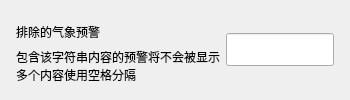
          <widget class="CardWidget" name="CardWidget_6">
           <property name="minimumSize">
            <size>
             <width>0</width>
             <height>70</height>
            </size>
           </property>
           <layout class="QHBoxLayout" name="horizontalLayout_16">
            <property name="leftMargin">
             <number>16</number>
            </property>
            <property name="topMargin">
             <number>16</number>
            </property>
            <property name="rightMargin">
             <number>16</number>
            </property>
            <property name="bottomMargin">
             <number>16</number>
            </property>
            <item>
             <layout class="QVBoxLayout" name="verticalLayout_20">
              <property name="spacing">
               <number>0</number>
              </property>
              <item>
               <widget class="StrongBodyLabel" name="StrongBodyLabel_14">
                <property name="text">
                 <string>排除的气象预警</string>
                </property>
                <property name="wordWrap">
                 <bool>true</bool>
                </property>
               </widget>
              </item>
              <item>
               <widget class="CaptionLabel" name="CaptionLabel_15">
                <property name="text">
                 <string>包含该字符串内容的预警将不会被显示
多个内容使用空格分隔</string>
                </property>
                <property name="wordWrap">
                 <bool>true</bool>
                </property>
                <property name="lightColor" stdset="0">
                 <color alpha="150">
                  <red>0</red>
                  <green>0</green>
                  <blue>0</blue>
                 </color>
                </property>
                <property name="darkColor" stdset="0">
                 <color alpha="200">
                  <red>255</red>
                  <green>255</green>
                  <blue>255</blue>
                 </color>
                </property>
               </widget>
              </item>
             </layout>
            </item>
            <item>
             <widget class="LineEdit" name="alert_exclude">
              <property name="sizePolicy">
               <sizepolicy hsizetype="MinimumExpanding" vsizetype="Fixed">
                <horstretch>0</horstretch>
                <verstretch>0</verstretch>
               </sizepolicy>
              </property>
              <property name="maximumSize">
               <size>
                <width>275</width>
                <height>33</height>
               </size>
              </property>
              <property name="text">
               <string/>
              </property>
              <property name="frame">
               <bool>true</bool>
              </property>
             </widget>
            </item>
           </layout>
          </widget>
